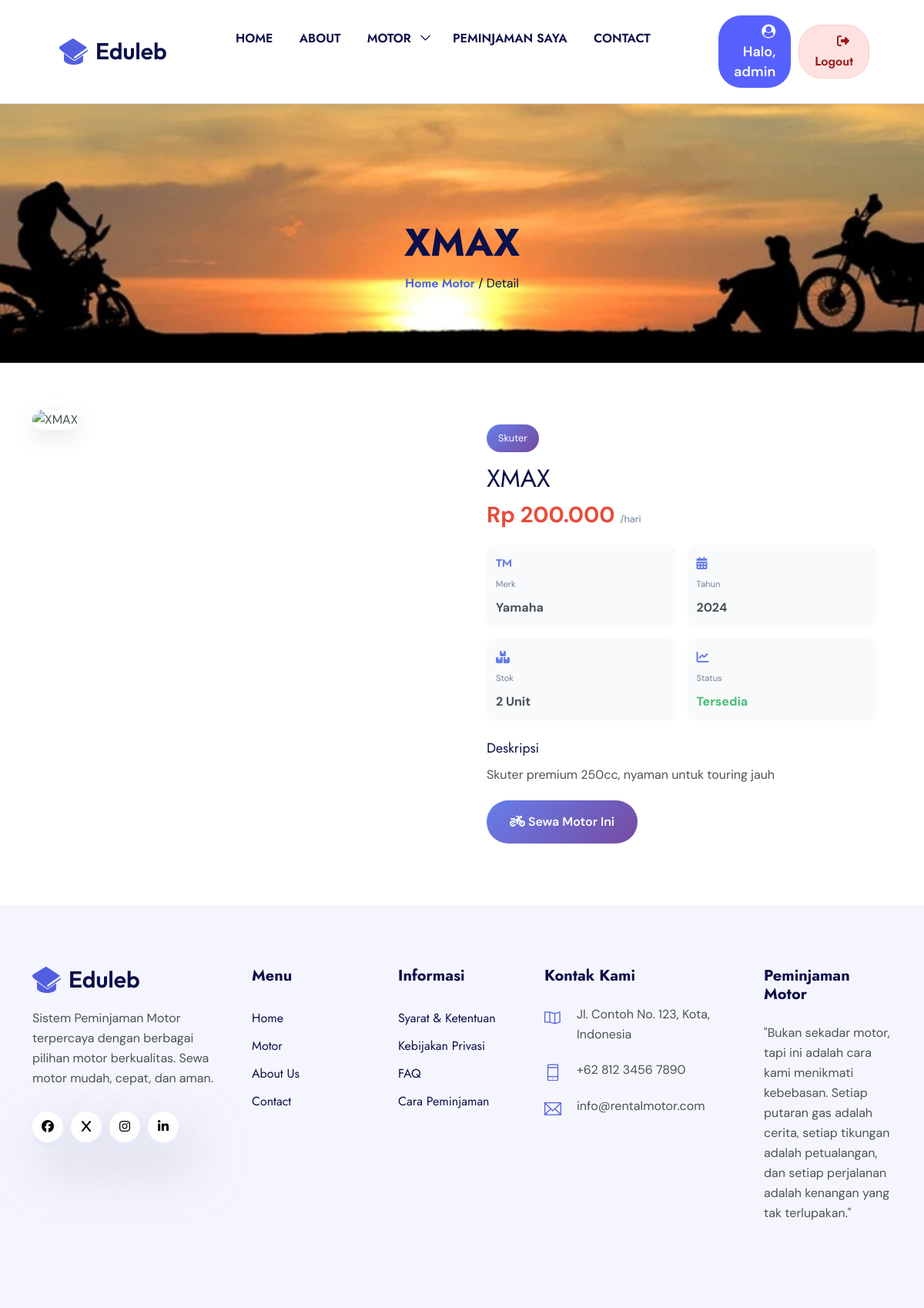
Page /frontend/sections/motor_detail.php?id=30 (signed in) on the committed database.
### tables this page shows
CREATE TABLE `barang` (
  `id` int NOT NULL,
  `kode_barang` varchar(20) NOT NULL,
  `slug` varchar(100) DEFAULT NULL,
  `kategori_id` int NOT NULL,
  `nama_barang` varchar(100) NOT NULL,
  `merk` varchar(50) DEFAULT NULL,
  `tahun` int DEFAULT NULL,
  `stok` int DEFAULT '1',
  `jumlah_tersedia` int DEFAULT '1',
  `jumlah` int DEFAULT '1',
  `status` enum('tersedia','dipinjam','rusak','hilang') DEFAULT 'tersedia',
  `harga_sewa_perhari` decimal(10,2) NOT NULL,
  `deskripsi` text,
  `created_at` timestamp NULL DEFAULT CURRENT_TIMESTAMP
);

CREATE TABLE `kategori` (
  `id` int NOT NULL,
  `nama_kategori` varchar(50) NOT NULL,
  `deskripsi` text,
  `created_at` timestamp NULL DEFAULT CURRENT_TIMESTAMP
);

### frontend/sections/motor_detail.php (the view, shortened to what this page needs)
<?php
include "../partials/header.php";
include "../partials/navbar.php";
include "../../config/koneksi.php";
$id = isset($_GET['id']) ? (int)$_GET['id'] : 0;
$slug = isset($_GET['slug']) ? mysqli_real_escape_string($connect, $_GET['slug']) : '';
if (!empty($slug)) {
    $query = mysqli_query($connect, "SELECT b.*, k.nama_kategori
        FROM barang b
        LEFT JOIN kategori k ON b.kategori_id = k.id
        WHERE b.slug = '$slug'");
} else {
    $query = mysqli_query($connect, "SELECT b.*, k.nama_kategori
        FROM barang b
        LEFT JOIN kategori k ON b.kategori_id = k.id
        WHERE b.id = $id");
}
$motor = mysqli_fetch_assoc($query);
?>
<section class="section-top">
    <div class="container">
        <div class="col-lg-10 offset-lg-1 text-center">
            <div class="section-top-title wow fadeInRight">
                <h1><?= htmlspecialchars($motor['nama_barang']) ?></h1>
                <ul>
                    <li><a href="index.php">Home</a></li>
                    <li><a href="motor.php">Motor</a></li>
                    <li> / Detail</li>
                </ul>
            </div>
        </div>
    </div>
</section>
<section class="motor-detail section-padding">
    <div class="container">
        <div class="row">
            <div class="col-lg-6">
                <div class="motor-image">
                    <img src="assets/img/course/default-motor.jpg" class="img-fluid" alt="<?= htmlspecialchars($motor['nama_barang']) ?>">
                </div>
            </div>
            <div class="col-lg-6">
                <div class="motor-info">
                    <div class="motor-category"><?= htmlspecialchars($motor['nama_kategori']) ?></div>
                    <h2><?= htmlspecialchars($motor['nama_barang']) ?></h2>
                    <div class="motor-price">
                        Rp <?= number_format($motor['harga_sewa_perhari'], 0, ',', '.') ?>
                        <span>/hari</span>
                    </div>
                    <div class="motor-specs-detail">
                        <div class="spec-item">
                            <i class="fas fa-trademark"></i>
                            <span>Merk</span>
                            <strong><?= htmlspecialchars($motor['merk'] ?? 'Umum') ?></strong>
                        </div>
                        <div class="spec-item">
                            <i class="fas fa-calendar"></i>
                            <span>Tahun</span>
                            <strong><?= $motor['tahun'] ?? '-' ?></strong>
                        </div>
                        <div class="spec-item">
                            <i class="fas fa-boxes"></i>
                            <span>Stok</span>
                            <strong><?= $motor['stok'] ?> Unit</strong>
                        </div>
                        <div class="spec-item">
                            <i class="fas fa-chart-line"></i>
                            <span>Status</span>
                            <strong class="status-<?= $motor['status'] ?>"><?= ucfirst($motor['status']) ?></strong>
                        </div>
                    </div>
                    <div class="motor-description">
                        <h4>Deskripsi</h4>
                        <p><?= nl2br(htmlspecialchars($motor['deskripsi'] ?? 'Tidak ada deskripsi')) ?></p>
                    </div>
                    <?php if ($motor['status'] == 'tersedia' && $motor['stok'] > 0): ?>
                    <button class="btn-rent" onclick="openRentModal(<?= $motor['id'] ?>, '<?= addslashes($motor['nama_barang']) ?>', <?= $motor['harga_sewa_perhari'] ?>, <?= $motor['stok'] ?>)">
                        <i class="fas fa-motorcycle"></i> Sewa Motor Ini
                    </button>
                    <?php else: ?>
                    <button class="btn-rent-disabled" disabled>
                        <i class="fas fa-times-circle"></i> Motor Tidak Tersedia
                    </button>
                    <?php endif; ?>
                </div>
            </div>
        </div>
    </div>
</section>
<?php include "../partials/footer.php"; ?>
<?php include "../partials/script.php"; ?>

### frontend/templates/assets/css/style.css (style rules this page uses)
body { color: #4a5355; font-family: "DM Sans", sans-serif; font-size: 16px; font-weight: 400; line-height: 26px; background: #fff; overflow-x: hidden; }
html, body { height: 100%;position:relative; }
h1, h2, h3, h4, h5, h6 { letter-spacing: 0px; margin: 0px; font-family: "Jost", sans-serif; color: #0b104a; font-weight: 400; }
a { font-family: "Jost", sans-serif; text-decoration: none; color: #0b104a; -webkit-transition: all 0.2s ease 0s; transition: all 0.2s ease 0s; }
p { margin-bottom: 0; }
ul, li { margin: 0; padding: 0; }
ul { list-style:none; }
.section-padding { padding:80px 0; }
.section-top { padding-top:150px; position: relative; background: url(../img/bg/section-top.jpg); background-size: cover; background-position: center; padding-bottom: 90px; }
.section-top-title { position: relative; }
.section-top-title h1 { margin-bottom: 10px; text-transform: capitalize; font-weight: 700; font-size: 50px; }
.section-top-title ul li { color: #0b104a !important;display: inline-block; }
.section-top-title ul li a { color: #525fe1!important;font-weight: 600; }

### frontend/sections/motor_detail.php (style rules this page uses)
.motor-detail { padding: 60px 0; }
.motor-image img { width: 100%; border-radius: 20px; box-shadow: 0 10px 30px rgba(0,0,0,0.1); }
.motor-info { padding: 20px; }
.motor-category { display: inline-block; background: linear-gradient(135deg, #667eea 0%, #764ba2 100%); color: white; padding: 5px 15px; border-radius: 30px; font-size: 0.8rem; margin-bottom: 15px; }
.motor-info h2 { font-size: 2rem; margin-bottom: 15px; }
.motor-price { font-size: 1.8rem; font-weight: 700; color: #e74c3c; margin-bottom: 20px; }
.motor-price span { font-size: 0.8rem; font-weight: normal; color: #718096; }
.motor-specs-detail { display: grid; grid-template-columns: repeat(2, 1fr); gap: 15px; margin-bottom: 25px; }
.spec-item { background: #f8fafc; padding: 12px; border-radius: 12px; }
.spec-item i { color: #667eea; margin-right: 8px; }
.spec-item span { display: block; font-size: 0.7rem; color: #718096; }
.spec-item strong { display: block; font-size: 1rem; margin-top: 5px; }
.motor-description h4 { margin-bottom: 10px; font-size: 1.1rem; }
.btn-rent { background: linear-gradient(135deg, #667eea 0%, #764ba2 100%); color: white; border: none; padding: 15px 30px; border-radius: 50px; font-size: 1rem; font-weight: 600; cursor: pointer; transition: all 0.3s; margin-top: 20px; }
.status-tersedia { color: #48bb78; }

### rows in the picture
barang: nama_barang "XMAX", kategori.nama_kategori "Skuter", harga_sewa_perhari "200.000", merk "Yamaha", tahun "2024", stok "2", status "Tersedia", deskripsi "Skuter premium 250cc, nyaman untuk touring jauh"

### other values in the picture
$username "admin"
